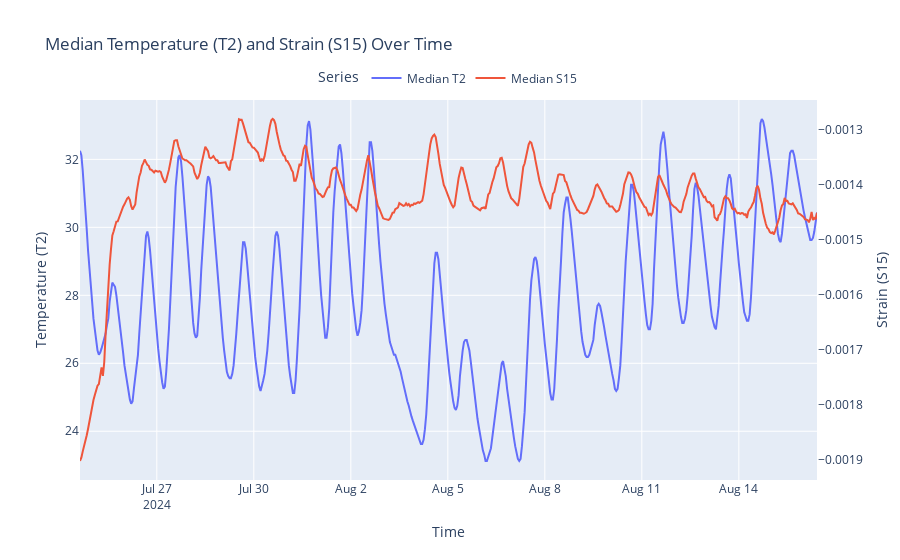

Notebook code cell kept with this figure:
### Code cell
SLeaf = "S15"
TLeaf = "T2"


# Convert the results to a pandas DataFrame
df = pd.DataFrame(list(collection.aggregate(
    generate_pipeline(SLeaf, TLeaf, 60, 3.11e-9))))
df = df.dropna()
# df.head(3)

plot_temperature_and_strain_over_time(df, TLeaf, SLeaf,  save=True, show=True)

### Figure 1 — Plotly figure (JSON) as saved in the notebook; plotly's stock layout.template omitted (floating-point values rounded to 4 significant figures; data arrays with more than 128 entries replaced by an {"elided": "..."} marker saying what was removed)
{"data": [{"mode": "lines", "name": "Median T2", "type": "scatter", "x": {"elided": "548 str values"}, "y": {"elided": "548 float values"}, "yaxis": "y"}, {"mode": "lines", "name": "Median S15", "type": "scatter", "x": {"elided": "548 str values"}, "y": {"elided": "548 float values"}, "yaxis": "y2"}], "layout": {"hovermode": "x unified", "legend": {"orientation": "h", "title": {"text": "Series"}, "x": 0.5, "xanchor": "center", "y": 1.02, "yanchor": "bottom"}, "title": {"text": "Median Temperature (T2) and Strain (S15) Over Time"}, "xaxis": {"title": {"text": "Time"}}, "yaxis": {"side": "left", "title": {"text": "Temperature (T2)"}}, "yaxis2": {"overlaying": "y", "showgrid": false, "side": "right", "title": {"text": "Strain (S15)"}}}}
